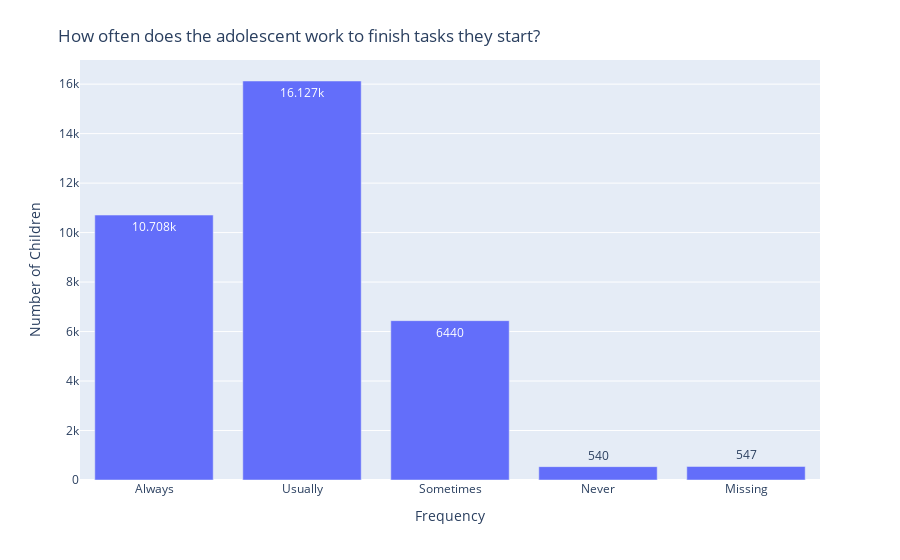

The cell this chart's notebook holds for it:
### Code cell
create_graphs(adolescent_flourishing_df, 'task_completion')

### Figure 1 — Plotly figure (JSON) as saved in the notebook; plotly's stock layout.template omitted (floating-point values rounded to 4 significant figures)
{"data": [{"alignmentgroup": "True", "hovertemplate": "x=%{x}<br>y=%{y}<extra></extra>", "legendgroup": "", "marker": {"color": "#636efa", "pattern": {"shape": ""}}, "name": "", "offsetgroup": "", "orientation": "v", "showlegend": false, "textposition": "auto", "texttemplate": "%{y}", "type": "bar", "x": ["Always", "Usually", "Sometimes", "Never", "Missing"], "xaxis": "x", "y": [10708, 16127, 6440, 540, 547], "yaxis": "y"}], "layout": {"autosize": true, "barmode": "relative", "legend": {"tracegroupgap": 0}, "margin": {"t": 60}, "title": {"text": "How often does the adolescent work to finish tasks they start?", "x": 0.6, "xanchor": "right", "yanchor": "top"}, "xaxis": {"anchor": "y", "autorange": true, "domain": [0, 1], "range": [-0.5, 4.5], "title": {"text": "Frequency"}, "type": "category"}, "yaxis": {"anchor": "x", "autorange": true, "domain": [0, 1], "range": [0, 16980.0], "title": {"text": "Number of Children"}, "type": "linear"}}}
